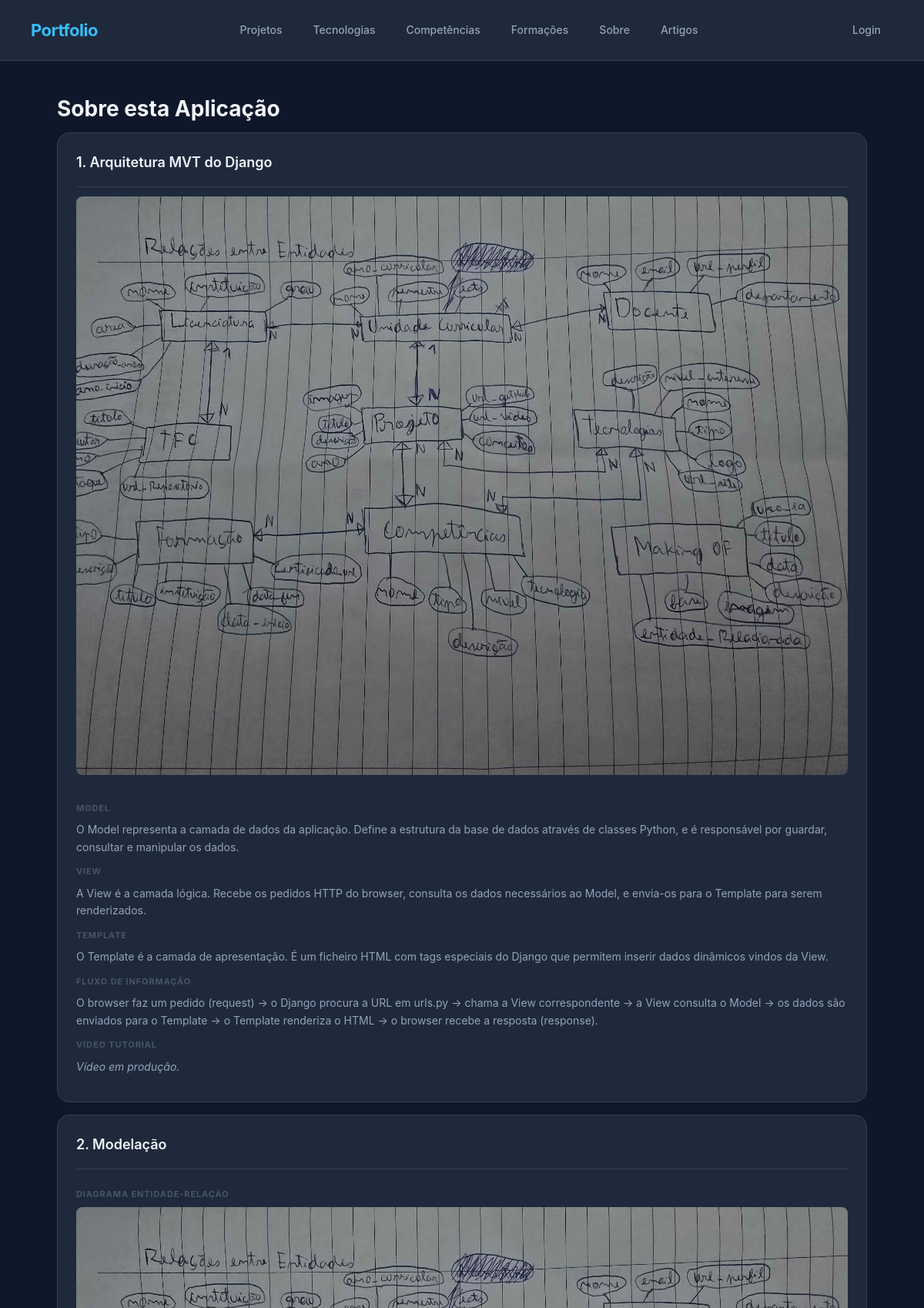
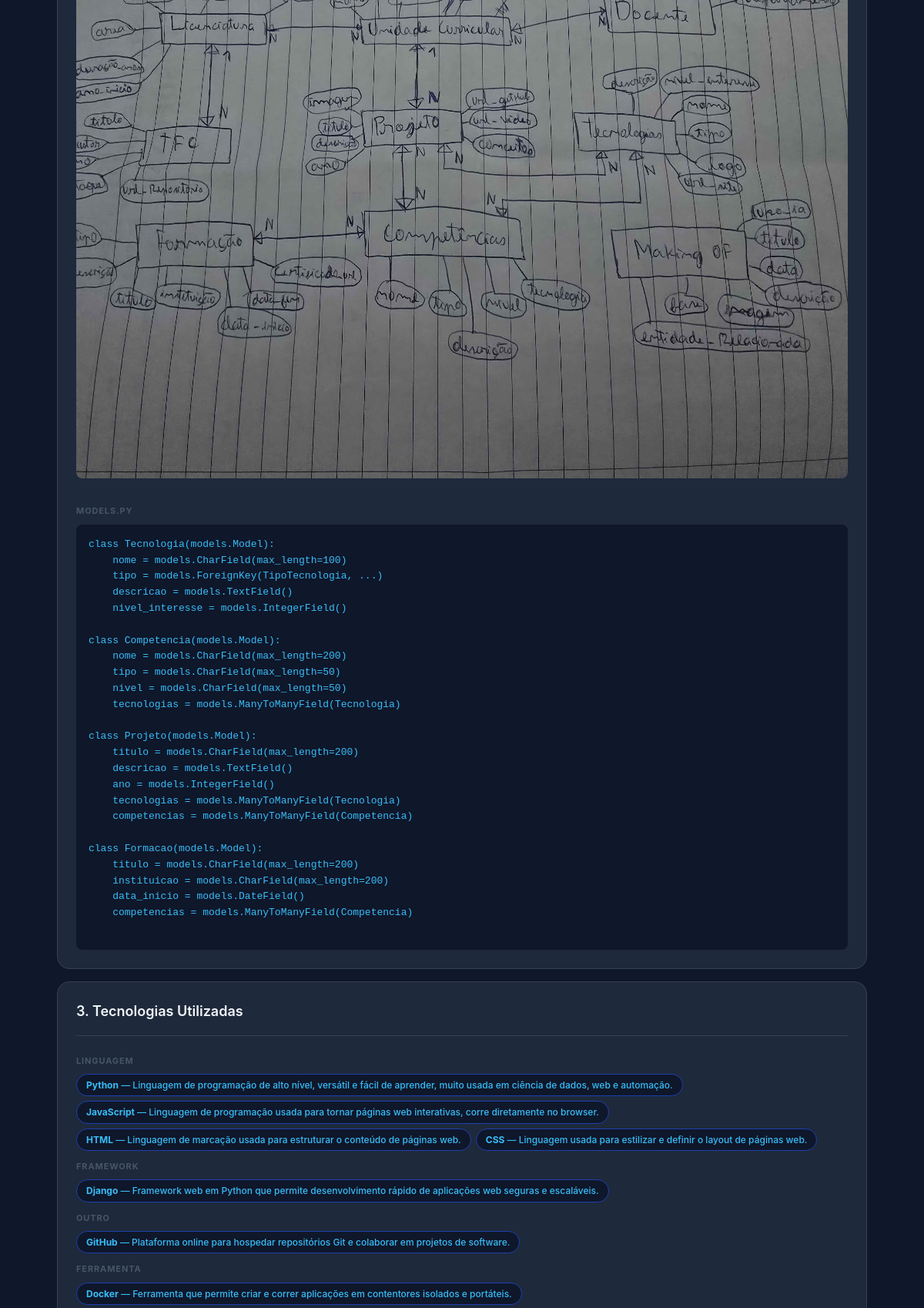
The page /portfolio/sobre/ (upper part) on the database its author committed (2 pictures, top to bottom).
### portfolio/models.py (models this page shows, shortened)
class Tecnologia(models.Model):
    TIPO_CHOICES = [
    ('linguagem', 'Linguagem'),
    ('framework', 'Framework'),
    ('ferramenta', 'Ferramenta'),
    ('base_dados', 'Base de Dados'),
    ('frontend', 'Frontend'),
    ('backend', 'Backend'),
    ('storage', 'Storage'),
    ('outro', 'Outro'),
]
    NIVEL_CHOICES = [
        (1, ' Iniciante'),
        (2, ' Básico'),
        (3, ' Intermédio'),
        (4, ' Avançado'),
        (5, ' Expert'),
    ]
    nome = models.CharField(max_length=100)
    tipo = models.CharField(max_length=50, choices=TIPO_CHOICES)
    logo = models.ImageField(upload_to='tecnologias/', blank=True)
    url_site = models.URLField(blank=True)
    nivel_interesse = models.IntegerField(choices=NIVEL_CHOICES, default=3)
    descricao = models.TextField(blank=True)

### portfolio/views.py (the view)
# urls.py: path('sobre/', views.sobre_view, name='sobre'),
def sobre_view(request):
    tecnologias = Tecnologia.objects.all()
    makingof = MakingOf.objects.all()
    return render(request, 'portfolio/sobre.html', {
        'tecnologias': tecnologias,
        'makingof': makingof,
    })

### portfolio/templates/portfolio/sobre.html (shortened to what this page needs)
{% extends "portfolio/base.html" %}
{% load static %}
{% block content %}
<h2>Sobre esta Aplicação</h2>
<section>
    <article>
        <header>
            <h3>1. Arquitetura MVT do Django</h3>
        </header>
        <section>
            <img src="{% static 'portfolio/diagrama.png' %}" alt="Diagrama MVT em papel" style="max-width:100%; border-radius:8px; margin-bottom:16px;">
            <h4>Model</h4>
            <p>O Model representa a camada de dados da aplicação. Define a estrutura da base de dados através de classes Python, e é responsável por guardar, consultar e manipular os dados.</p>
            <h4>View</h4>
            <p>A View é a camada lógica. Recebe os pedidos HTTP do browser, consulta os dados necessários ao Model, e envia-os para o Template para serem renderizados.</p>
            <h4>Template</h4>
            <p>O Template é a camada de apresentação. É um ficheiro HTML com tags especiais do Django que permitem inserir dados dinâmicos vindos da View.</p>
            <h4>Fluxo de informação</h4>
            <p>O browser faz um pedido (request) → o Django procura a URL em urls.py → chama a View correspondente → a View consulta o Model → os dados são enviados para o Template → o Template renderiza o HTML → o browser recebe a resposta (response).</p>
            <h4>Vídeo Tutorial</h4>
            <p><em>Vídeo em produção.</em></p>
        </section>
    </article>
</section>
<section>
    <article>
        <header>
            <h3>2. Modelação</h3>
        </header>
        <section>
            <h4>Diagrama Entidade-Relação</h4>
            <img src="{% static 'portfolio/diagrama.png' %}" alt="Diagrama ER" style="max-width:100%; border-radius:8px; margin-bottom:16px;">
            <h4>models.py</h4>
            <pre style="background:#0f172a; color:#38bdf8; padding:16px; border-radius:8px; overflow-x:auto; font-size:13px;">
class Tecnologia(models.Model):
    nome = models.CharField(max_length=100)
    tipo = models.ForeignKey(TipoTecnologia, ...)
    descricao = models.TextField()
    nivel_interesse = models.IntegerField()
class Competencia(models.Model):
    nome = models.CharField(max_length=200)
    tipo = models.CharField(max_length=50)
    nivel = models.CharField(max_length=50)
    tecnologias = models.ManyToManyField(Tecnologia)
class Projeto(models.Model):
    titulo = models.CharField(max_length=200)
    descricao = models.TextField()
    ano = models.IntegerField()
    tecnologias = models.ManyToManyField(Tecnologia)
    competencias = models.ManyToManyField(Competencia)
class Formacao(models.Model):
    titulo = models.CharField(max_length=200)
    instituicao = models.CharField(max_length=200)
    data_inicio = models.DateField()
    competencias = models.ManyToManyField(Competencia)
            </pre>
        </section>
    </article>
</section>
<section>
    <article>
        <header>
            <h3>3. Tecnologias Utilizadas</h3>
        </header>
        <section>
            {% regroup tecnologias by tipo as tecnologias_por_tipo %}
            {% for grupo in tecnologias_por_tipo %}
                <h4>{{ grupo.grouper }}</h4>
                <ul>
                    {% for tec in grupo.list %}
                        <li>
                            <strong>{{ tec.nome }}</strong>
                            {% if tec.descricao %} — {{ tec.descricao }}{% endif %}
                        </li>
                    {% endfor %}
                </ul>
            {% empty %}
                <p>Sem tecnologias registadas ainda.</p>
            {% endfor %}
        </section>
    </article>
</section>
{% endblock %}

### portfolio/static/portfolio/styles.css (style rules this page uses)
* { box-sizing: border-box; margin: 0; padding: 0; }
body { font-family: "Inter", "Segoe UI", system-ui, -apple-system, sans-serif; background: #0f172a; color: #e2e8f0; line-height: 1.6; }
h2 { font-size: 28px; font-weight: 700; color: #f1f5f9; margin-bottom: 8px; }
section > article { background: #1e293b; border: 1px solid #334155; border-radius: 16px; padding: 24px; margin-bottom: 16px; transition: all 0.25s ease; display: flex; flex-direction: column; gap: 12px; }
article > header { border-bottom: 1px solid #334155; padding-bottom: 12px; }
article > header h3 { font-size: 18px; font-weight: 600; color: #f1f5f9; margin-bottom: 4px; }
article > section { color: #94a3b8; font-size: 14px; }
article > section p { margin-bottom: 10px; }
article > section h4 { font-size: 11px; text-transform: uppercase; letter-spacing: 0.08em; color: #475569; margin-bottom: 8px; margin-top: 12px; }
article > section ul { list-style: none; display: flex; flex-wrap: wrap; gap: 6px; }
article > section ul li { background: #0f172a; color: #38bdf8; border: 1px solid #1e40af; padding: 4px 12px; border-radius: 999px; font-size: 12px; font-weight: 500; }

### rows shown on the page
Tecnologia: grouper "LINGUAGEM", nome "Python", descricao "Linguagem de programação de alto nível, versátil e fácil de aprender, muito usada em ciência de dados, web e automação."
Tecnologia: nome "JavaScript", descricao "Linguagem de programação usada para tornar páginas web interativas, corre diretamente no browser."
Tecnologia: nome "HTML", descricao "Linguagem de marcação usada para estruturar o conteúdo de páginas web."
Tecnologia: nome "CSS", descricao "Linguagem usada para estilizar e definir o layout de páginas web."
Tecnologia: grouper "FRAMEWORK", nome "Django", descricao "Framework web em Python que permite desenvolvimento rápido de aplicações web seguras e escaláveis."
Tecnologia: grouper "OUTRO", nome "GitHub", descricao "Plataforma online para hospedar repositórios Git e colaborar em projetos de software."
Tecnologia: grouper "FERRAMENTA", nome "Docker", descricao "Ferramenta que permite criar e correr aplicações em contentores isolados e portáteis."
